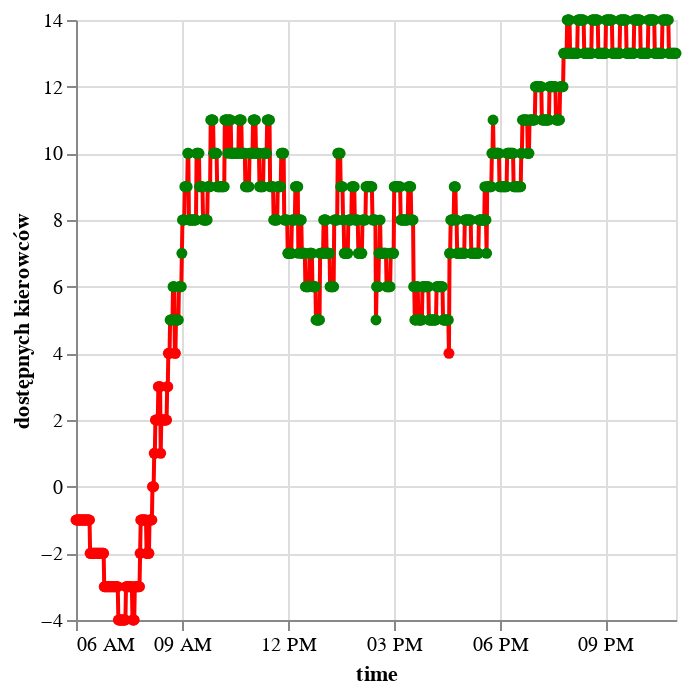

The notebook cell saved with this chart:
### Code cell
chart = alt.Chart(df_graph_rozklad, background='rgba(255, 255, 255, 0.5)').mark_line().encode(
        x= alt.X('time:T',axis=alt.Axis(title='time', format='%H:%M')),
        y= alt.Y('dostępnych kierowców:Q', axis=alt.Axis(title='dostępnych kierowców')),
        color=alt.Color('series:N',
                        legend=alt.Legend(
                        title="DOSTĘPNYCH KIEROWCÓW na określony czas",                # Название легенды
                        titleFontSize=14,             # Размер шрифта заголовка
                        labelFontSize=12,             # Размер шрифта меток
                        orient='top',               # Положение легенды
                        padding=1                   # Внутренний отступ
                    ))
).properties(
    width='container',
    height=300
).configure_view(
    strokeWidth=0,
    
)

negatives = alt.Chart(df_graph_rozklad).mark_line(point=True).encode(
    x='time:T',
    y='dostępnych kierowców:Q',
    color=alt.condition(
        alt.datum['dostępnych kierowców'] < 5,
        alt.value('red'), 
        alt.value('green')
    )
)
negatives

### Figure 1 — Vega-Lite specification as saved in the notebook (floating-point values rounded to 4 significant figures; data arrays with more than 128 entries replaced by an {"elided": "..."} marker saying what was removed)
{"config": {"view": {"continuousWidth": 300, "continuousHeight": 300}}, "data": {"name": "data-87550461371913a41b7e900ed27cf1b4"}, "mark": {"type": "line", "point": true}, "encoding": {"color": {"condition": {"test": "(datum['dostępnych kierowców'] < 5)", "value": "red"}, "value": "green"}, "x": {"field": "time", "type": "temporal"}, "y": {"field": "dostępnych kierowców", "type": "quantitative"}}, "$schema": "https://vega.github.io/schema/vega-lite/v5.20.1.json", "datasets": {"data-87550461371913a41b7e900ed27cf1b4": {"elided": "1021 records"}}}
